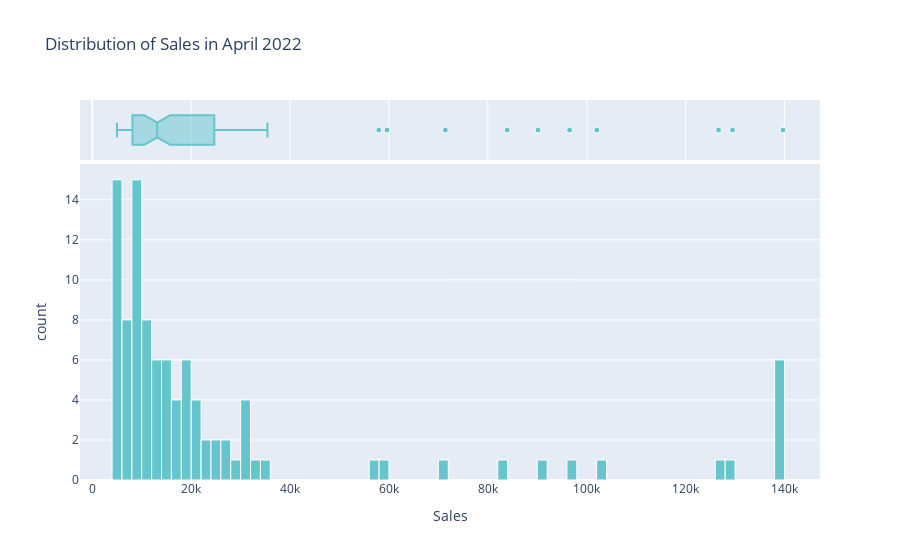

Notebook cell for this chart:
### Code cell
lower_limit = np.quantile(Gaonchart['Sales'],0.05 )
upper_limit = np.quantile(Gaonchart['Sales'],0.95 )

Gaonchart['Sales'].clip(lower_limit, upper_limit, inplace=True)
fig2 = px.histogram(Gaonchart, x = 'Sales', marginal = 'box',
                    title = 'Distribution of Sales in April 2022', 
                   color_discrete_sequence=px.colors.qualitative.Pastel,
                   nbins = 75)
fig2.update_traces(marker_line_width=1,marker_line_color="white")

fig2.show()

### Figure 1 — Plotly figure (JSON) as saved in the notebook; plotly's stock layout.template omitted (floating-point values rounded to 4 significant figures)
{"data": [{"alignmentgroup": "True", "bingroup": "x", "hovertemplate": "Sales=%{x}<br>count=%{y}<extra></extra>", "legendgroup": "", "marker": {"color": "rgb(102, 197, 204)", "line": {"color": "white", "width": 1}, "pattern": {"shape": ""}}, "name": "", "nbinsx": 75, "offsetgroup": "", "orientation": "v", "showlegend": false, "type": "histogram", "x": [139700.0, 139700.0, 139700.0, 139700.0, 139700.0, 139695, 129486, 126654, 102051, 96537, 90154, 83895, 71404, 59611, 57947, 35426, 33229, 31427, 30266, 30000, 30000, 29255, 26764, 26436, 24915, 24442, 22160, 22088, 21921, 21480, 21038, 20186, 19984, 19978, 19801, 19736, 19541, 18167, 17987, 17894, 17743, 16988, 14999, 14990, 14586, 14529, 14499, 14107, 13790, 13300, 12946, 12810, 12446, 12320, 11657, 11286, 11275, 11133, 11044, 10927, 10369, 10020, 9995, 9887, 9700, 9625, 9613, 9613, 9462, 9034, 8978, 8884, 8841, 8246, 8171, 8078, 8043, 7986, 7972, 7896, 7368, 6699, 6613, 6167, 6078, 5912, 5744, 5573, 5395, 5349, 5243, 5122, 5096, 5092, 4995, 4995.0, 4995.0, 4995.0, 4995.0, 4995.0], "xaxis": "x", "yaxis": "y"}, {"alignmentgroup": "True", "hovertemplate": "Sales=%{x}<extra></extra>", "legendgroup": "", "marker": {"color": "rgb(102, 197, 204)", "line": {"color": "white", "width": 1}}, "name": "", "notched": true, "offsetgroup": "", "showlegend": false, "type": "box", "x": [139700.0, 139700.0, 139700.0, 139700.0, 139700.0, 139695, 129486, 126654, 102051, 96537, 90154, 83895, 71404, 59611, 57947, 35426, 33229, 31427, 30266, 30000, 30000, 29255, 26764, 26436, 24915, 24442, 22160, 22088, 21921, 21480, 21038, 20186, 19984, 19978, 19801, 19736, 19541, 18167, 17987, 17894, 17743, 16988, 14999, 14990, 14586, 14529, 14499, 14107, 13790, 13300, 12946, 12810, 12446, 12320, 11657, 11286, 11275, 11133, 11044, 10927, 10369, 10020, 9995, 9887, 9700, 9625, 9613, 9613, 9462, 9034, 8978, 8884, 8841, 8246, 8171, 8078, 8043, 7986, 7972, 7896, 7368, 6699, 6613, 6167, 6078, 5912, 5744, 5573, 5395, 5349, 5243, 5122, 5096, 5092, 4995, 4995.0, 4995.0, 4995.0, 4995.0, 4995.0], "xaxis": "x2", "yaxis": "y2"}], "layout": {"barmode": "relative", "legend": {"tracegroupgap": 0}, "title": {"text": "Distribution of Sales in April 2022"}, "xaxis": {"anchor": "y", "domain": [0, 1], "title": {"text": "Sales"}}, "xaxis2": {"anchor": "y2", "domain": [0, 1], "matches": "x", "showgrid": true, "showticklabels": false}, "yaxis": {"anchor": "x", "domain": [0, 0.8316], "title": {"text": "count"}}, "yaxis2": {"anchor": "x2", "domain": [0.8416, 1], "matches": "y2", "showgrid": false, "showline": false, "showticklabels": false, "ticks": ""}}}
